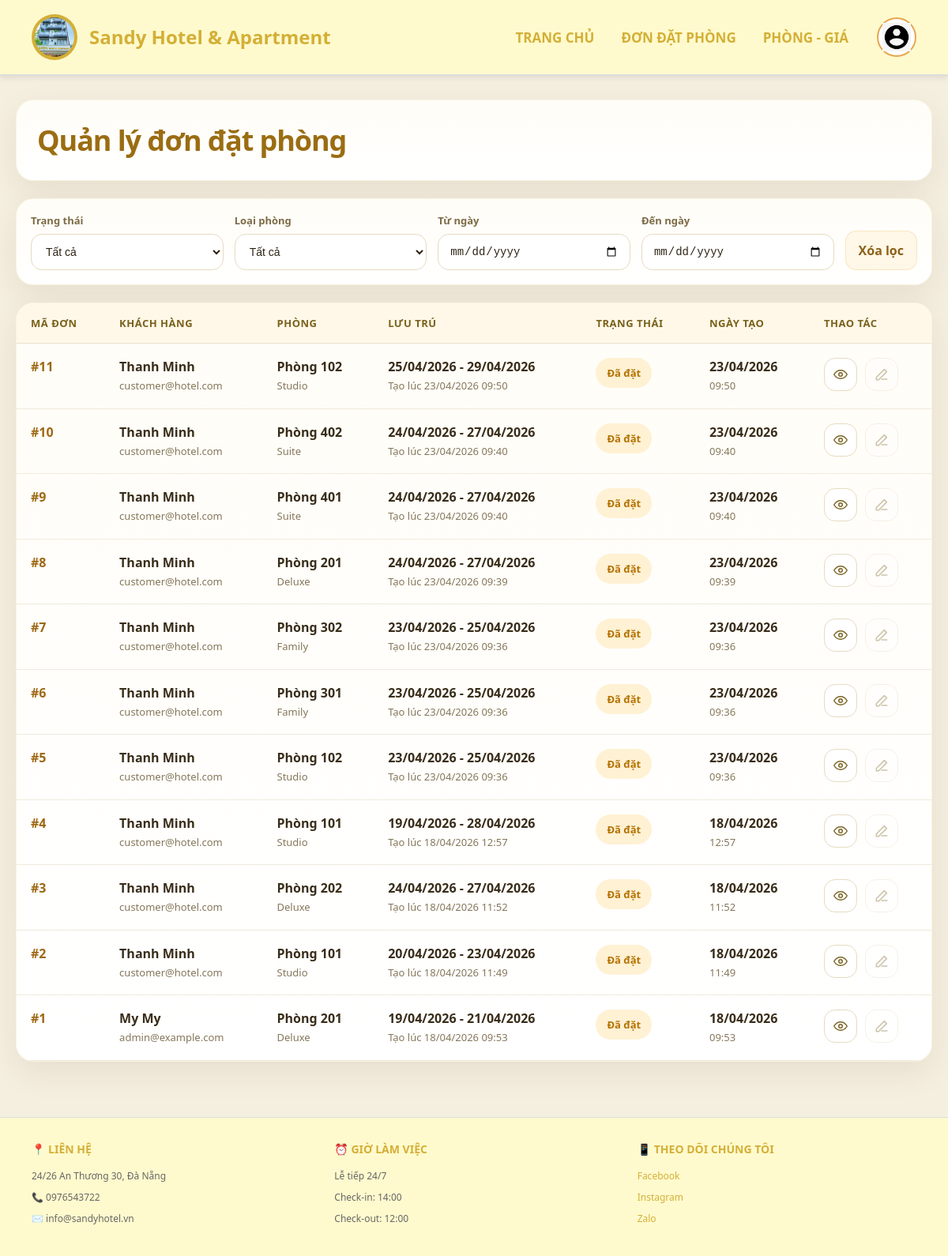
The app's page /staff/bookings/ (signed in), older data.
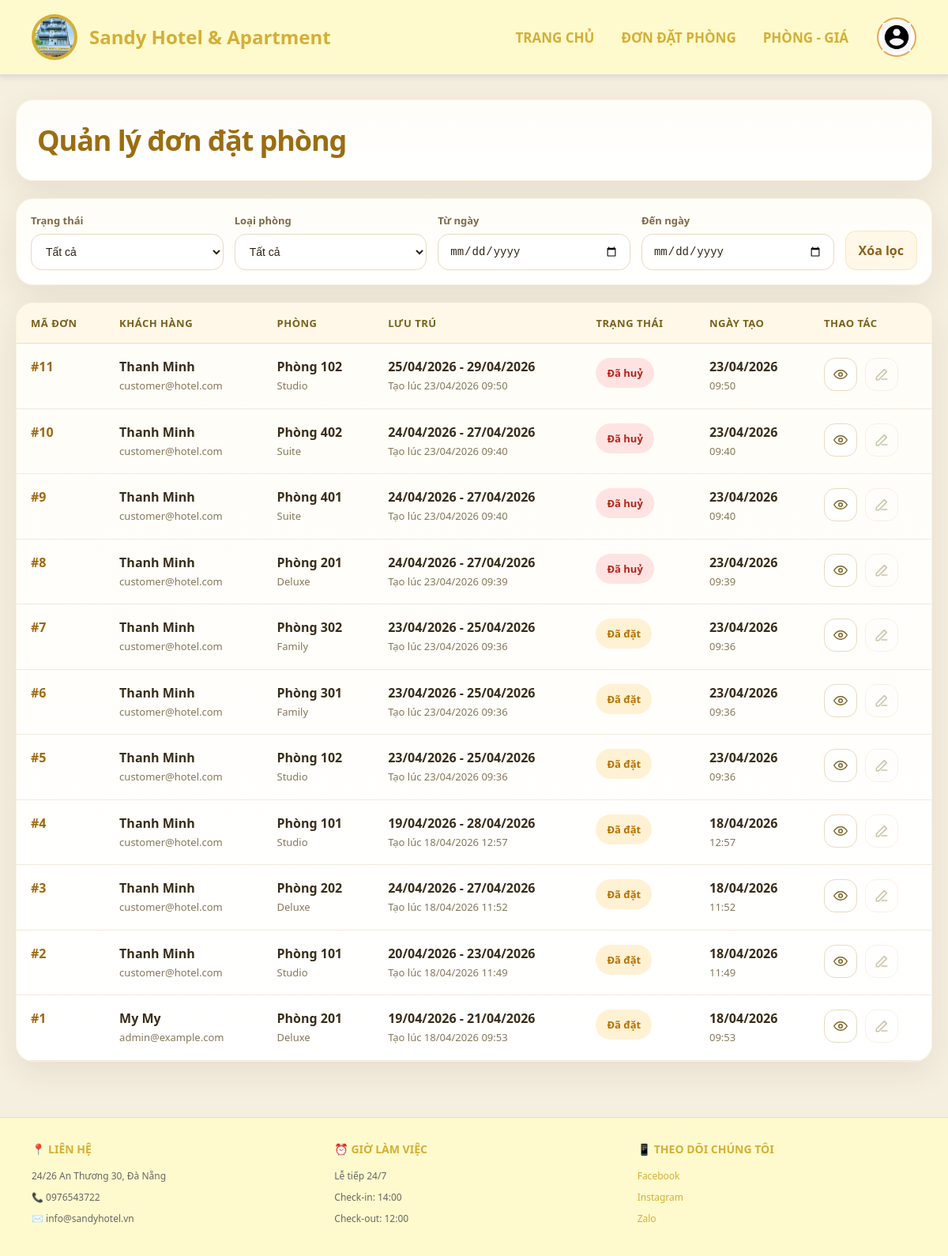
The same page, newer data.
### hotel/models.py (models this page shows, shortened)
class Booking(models.Model):
    user = models.ForeignKey(User, on_delete=models.CASCADE)
    room = models.ForeignKey(Room, on_delete=models.CASCADE)
    check_in = models.DateField()
    check_out = models.DateField()
    guest_count = models.PositiveIntegerField(default=1)
    special_request = models.TextField(blank=True)
    booking_group = models.CharField(max_length=32, blank=True, db_index=True)
    status = models.CharField(max_length=20, default='Đã đặt')  # Đã đặt, Đã huỷ, Đã check in
    created_at = models.DateTimeField(auto_now_add=True)

class Room(models.Model):
    STATUS_CHOICES = [
        ('available', 'Còn trống'),
        ('occupied', 'Đã thuê'),
        ('maintenance', 'Bảo trì'),
        ('unavailable', 'Không khả dụng'),
    ]
    room_type = models.ForeignKey(RoomType, on_delete=models.CASCADE, related_name='rooms')
    room_number = models.CharField(max_length=20, unique=True)  # 101, 102, 201, etc.
    floor = models.PositiveIntegerField(default=1)
    status = models.CharField(max_length=20, choices=STATUS_CHOICES, default='available')
    class Meta:
        ordering = ['floor', 'room_number']

class RoomType(models.Model):
    name = models.CharField(max_length=100)  # Studio, Deluxe, Twin, Double, etc.
    description = models.TextField()
    base_price = models.PositiveIntegerField()
    capacity = models.PositiveIntegerField(default=2)
    bed_count = models.PositiveIntegerField(default=1)  # Số giường
    image = models.URLField(blank=True, null=True)
    amenities = models.TextField(default='')  # Tiện nghi: WiFi, TV, AC, etc.
    created_at = models.DateTimeField(auto_now_add=True)
    class Meta:
        ordering = ['base_price']

### hotel/views.py (the view)
# urls.py: path('bookings/', views.staff_bookings, name='staff_bookings'),
@login_required(login_url="/login/")
def staff_bookings(request):
    if not request.user.is_staff:
        messages.error(request, "Bạn không có quyền truy cập trang này.")
        return redirect("home")
    room_types = RoomType.objects.all()
    status = request.GET.get("status", "")
    room_type_id = request.GET.get("room_type", "")
    date_from = request.GET.get("date_from", "")
    date_to = request.GET.get("date_to", "")
    bookings = Booking.objects.select_related("user", "room", "room__room_type")
    if status:
        bookings = bookings.filter(status=status)
    if room_type_id:
        bookings = bookings.filter(room__room_type__id=room_type_id)
    if date_from:
        bookings = bookings.filter(check_in__gte=date_from)
    if date_to:
        bookings = bookings.filter(check_out__lte=date_to)
    bookings = bookings.order_by("-created_at")
    context = {
        "bookings": bookings,
        "booking_count": bookings.count(),
        "room_types": room_types,
        "selected_status": status,
        "selected_room_type": room_type_id,
        "selected_date_from": date_from,
        "selected_date_to": date_to,
        "statuses": Booking.objects.values_list("status", flat=True).distinct(),
    }
    return render(request, "staff_bookings.html", context)

### hotel/templates/staff_bookings.html (shortened to what the changed rows need)
{% extends 'base.html' %}
{% block content %}
<div class="dashboard-page">
  <section class="dashboard-hero">
    <div class="hero-copy">
      <h1>Quản lý đơn đặt phòng</h1>
    </div>
  </section>
  <section class="panel-card table-card">
    <div class="table-wrap">
      <table class="booking-table">
        <thead>
          <tr>
            <th>Mã đơn</th>
            <th>Khách hàng</th>
            <th>Phòng</th>
            <th>Lưu trú</th>
            <th>Trạng thái</th>
            <th>Ngày tạo</th>
            <th>Thao tác</th>
          </tr>
        </thead>
        <tbody>
          {% for b in bookings %}
            <tr>
              <td>
                <div class="booking-code">#{{ b.id }}</div>
              </td>
              <td>
                <div class="meta-primary">{{ b.user.first_name|default:"Chưa cập nhật tên" }}</div>
                <div class="meta-secondary">{{ b.user.email }}</div>
              </td>
              <td>
                <div class="meta-primary">Phòng {{ b.room.room_number }}</div>
                <div class="meta-secondary">{{ b.room.room_type.name }}</div>
              </td>
              <td>
                <div class="meta-primary">{{ b.check_in|date:'d/m/Y' }} - {{ b.check_out|date:'d/m/Y' }}</div>
                <div class="meta-secondary">Tạo lúc {{ b.created_at|date:'d/m/Y H:i' }}</div>
              </td>
              <td>
                <span class="status-pill {% if b.status == 'Đã đặt' %}status-booked{% elif b.status == 'Đã huỷ' %}status-cancelled{% elif b.status == 'Đã check in' %}status-checkin{% else %}status-default{% endif %}">
                  {{ b.status }}
                </span>
              </td>
              <td>
                <div class="meta-primary">{{ b.created_at|date:'d/m/Y' }}</div>
                <div class="meta-secondary">{{ b.created_at|date:'H:i' }}</div>
              </td>
              <td>
                <div class="action-set">
                  <button
                    type="button"
                    class="icon-btn"
                    aria-label="Xem chi tiết"
                    data-open-booking-detail
                    data-booking-id="{{ b.id }}"
                    data-booking-status="{{ b.status|escape }}"
                    data-booking-guest="{{ b.user.first_name|default:'Chưa cập nhật tên'|escape }}"
                    data-booking-email="{{ b.user.email|escape }}"
                    data-booking-room="Phòng {{ b.room.room_number }} - {{ b.room.room_type.name|escape }}"
                    data-booking-dates="{{ b.check_in|date:'d/m/Y' }} - {{ b.check_out|date:'d/m/Y' }}"
                    data-booking-created="{{ b.created_at|date:'d/m/Y H:i' }}"
                    data-booking-guests="{{ b.guest_count }}"
                    data-booking-request="{{ b.special_request|default:'Không có ghi chú'|escape }}"
                  >
                    <svg viewBox="0 0 24 24" fill="none" stroke="currentColor" stroke-width="2" stroke-linecap="round" stroke-linejoin="round" aria-hidden="true"><path d="M1 12s4-7 11-7 11 7 11 7-4 7-11 7S1 12 1 12Z"/><circle cx="12" cy="12" r="3"/></svg>
                  </button>
                  <button type="button" class="icon-btn icon-btn--disabled" aria-label="Chỉnh sửa" title="Chức năng chỉnh sửa sẽ được bổ sung sau" disabled>
                    <svg viewBox="0 0 24 24" fill="none" stroke="currentColor" stroke-width="2" stroke-linecap="round" stroke-linejoin="round" aria-hidden="true"><path d="M12 20h9"/><path d="m16.5 3.5 4 4L7 21H3v-4Z"/></svg>
                  </button>
                </div>
              </td>
            </tr>
          {% empty %}
            <tr>
              <td colspan="7">
                <div class="empty-state">Không có đơn đặt phòng nào phù hợp với bộ lọc hiện tại.</div>
              </td>
            </tr>
          {% endfor %}
        </tbody>
      </table>
    </div>
  </section>
</div>
{% endblock %}

Row changes from the older to the newer data that the page shows:
changed Booking id 11: status "Đã đặt" → "Đã huỷ"
changed Booking id 10: status "Đã đặt" → "Đã huỷ"
changed Booking id 9: status "Đã đặt" → "Đã huỷ"
changed Booking id 8: status "Đã đặt" → "Đã huỷ"
